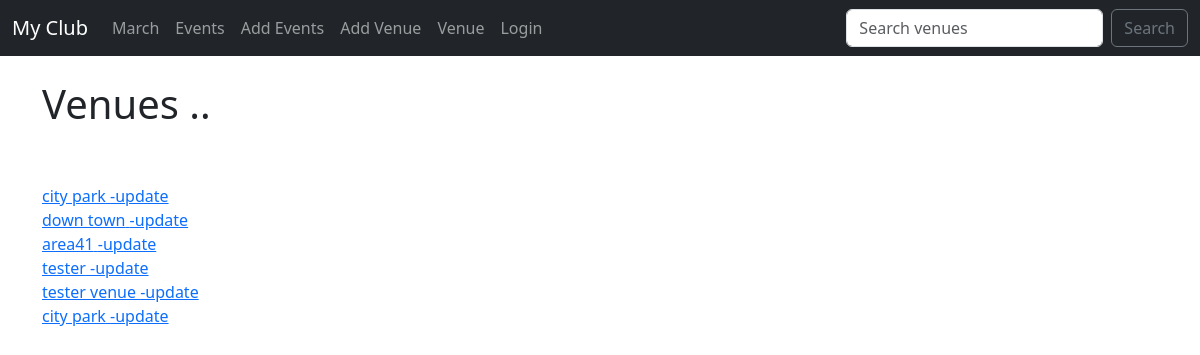
Screenshot of /list_venues with the database file from the repository.
### events/models.py (models this page shows)
class Venue(models.Model):
    name = models.CharField("Venue name", max_length=120)
    address =models.CharField(max_length=300)
    zip_code=models.CharField(max_length=15)
    phone = models.CharField('Contact Phone',max_length=25,blank=True)
    web =models.URLField(blank=True)
    email_address =models.EmailField("Email Address",blank=True)
    def __str__(self):
        return self.name

### events/views.py (the view)
# urls.py: path('list_venues',views.list_venues, name="list-venues"),
def list_venues(request):
     venue_list =Venue.objects.all()
     return render(request, 'events/venues.html',{"venue_list": venue_list})

### events/templates/events/venues.html
{% extends "events/base.html" %} {% block content %}
<h1>Venues ..</h1>
<br><br>
{% for venue in venue_list%}
    <a href="{%url 'show-venue' venue.id%}">{{venue}}</a><a href="{%url 'update-venue' venue.id%}" > -update</a> <br>
{% endfor%}
{% endblock content %}

### rows the page displays
Venue: name "city park"
Venue: name "down town"
Venue: name "area41"
Venue: name "tester"
Venue: name "tester venue"
Venue: name "city park"
